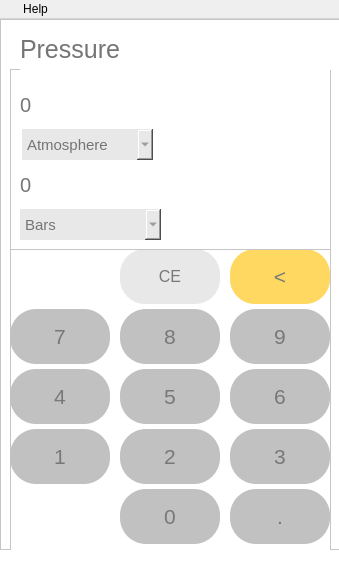
<?xml version="1.0" encoding="UTF-8"?>
<ui version="4.0">
 <class>MainWindow</class>
 <widget class="QMainWindow" name="MainWindow">
  <property name="geometry">
   <rect>
    <x>0</x>
    <y>0</y>
    <width>339</width>
    <height>565</height>
   </rect>
  </property>
  <property name="minimumSize">
   <size>
    <width>339</width>
    <height>565</height>
   </size>
  </property>
  <property name="maximumSize">
   <size>
    <width>339</width>
    <height>565</height>
   </size>
  </property>
  <property name="sizeIncrement">
   <size>
    <width>0</width>
    <height>1</height>
   </size>
  </property>
  <property name="windowTitle">
   <string>Calculator</string>
  </property>
  <property name="windowIcon">
   <iconset>
    <normaloff>../images/logo.png</normaloff>../images/logo.png</iconset>
  </property>
  <property name="toolTipDuration">
   <number>-1</number>
  </property>
  <property name="layoutDirection">
   <enum>Qt::LeftToRight</enum>
  </property>
  <property name="autoFillBackground">
   <bool>false</bool>
  </property>
  <property name="styleSheet">
   <string notr="true"/>
  </property>
  <widget class="QWidget" name="centralwidget">
   <property name="styleSheet">
    <string notr="true">background-color: rgb(255, 255, 255);</string>
   </property>
   <widget class="QFrame" name="frame">
    <property name="geometry">
     <rect>
      <x>0</x>
      <y>0</y>
      <width>341</width>
      <height>531</height>
     </rect>
    </property>
    <property name="styleSheet">
     <string notr="true"/>
    </property>
    <property name="frameShape">
     <enum>QFrame::StyledPanel</enum>
    </property>
    <property name="frameShadow">
     <enum>QFrame::Raised</enum>
    </property>
    <widget class="QFrame" name="frame_buttons">
     <property name="geometry">
      <rect>
       <x>10</x>
       <y>230</y>
       <width>321</width>
       <height>311</height>
      </rect>
     </property>
     <property name="styleSheet">
      <string notr="true"/>
     </property>
     <property name="frameShape">
      <enum>QFrame::StyledPanel</enum>
     </property>
     <property name="frameShadow">
      <enum>QFrame::Raised</enum>
     </property>
     <widget class="QPushButton" name="pr_point">
      <property name="geometry">
       <rect>
        <x>220</x>
        <y>240</y>
        <width>100</width>
        <height>55</height>
       </rect>
      </property>
      <property name="font">
       <font>
        <pointsize>16</pointsize>
       </font>
      </property>
      <property name="styleSheet">
       <string notr="true">color: rgb(120, 120, 120);
background-color: rgb(193, 193, 193);
border-radius: 26px;</string>
      </property>
      <property name="text">
       <string>.</string>
      </property>
     </widget>
     <widget class="QPushButton" name="pr_three">
      <property name="geometry">
       <rect>
        <x>220</x>
        <y>180</y>
        <width>100</width>
        <height>55</height>
       </rect>
      </property>
      <property name="font">
       <font>
        <pointsize>16</pointsize>
       </font>
      </property>
      <property name="styleSheet">
       <string notr="true">color: rgb(120, 120, 120);
background-color: rgb(193, 193, 193);
border-radius: 26px;</string>
      </property>
      <property name="text">
       <string>3</string>
      </property>
     </widget>
     <widget class="QPushButton" name="pr_zero">
      <property name="geometry">
       <rect>
        <x>110</x>
        <y>240</y>
        <width>100</width>
        <height>55</height>
       </rect>
      </property>
      <property name="font">
       <font>
        <pointsize>16</pointsize>
       </font>
      </property>
      <property name="styleSheet">
       <string notr="true">color: rgb(120, 120, 120);
background-color: rgb(193, 193, 193);
border-radius: 26px;</string>
      </property>
      <property name="text">
       <string>0</string>
      </property>
     </widget>
     <widget class="QPushButton" name="pr_two">
      <property name="geometry">
       <rect>
        <x>110</x>
        <y>180</y>
        <width>100</width>
        <height>55</height>
       </rect>
      </property>
      <property name="font">
       <font>
        <pointsize>16</pointsize>
       </font>
      </property>
      <property name="styleSheet">
       <string notr="true">color: rgb(120, 120, 120);
background-color: rgb(193, 193, 193);
border-radius: 26px;</string>
      </property>
      <property name="text">
       <string>2</string>
      </property>
     </widget>
     <widget class="QPushButton" name="pr_eight">
      <property name="geometry">
       <rect>
        <x>110</x>
        <y>60</y>
        <width>100</width>
        <height>55</height>
       </rect>
      </property>
      <property name="font">
       <font>
        <pointsize>16</pointsize>
       </font>
      </property>
      <property name="styleSheet">
       <string notr="true">color: rgb(120, 120, 120);
background-color: rgb(193, 193, 193);
border-radius: 26px;</string>
      </property>
      <property name="text">
       <string>8</string>
      </property>
     </widget>
     <widget class="QPushButton" name="pr_five">
      <property name="geometry">
       <rect>
        <x>110</x>
        <y>120</y>
        <width>100</width>
        <height>55</height>
       </rect>
      </property>
      <property name="font">
       <font>
        <pointsize>16</pointsize>
       </font>
      </property>
      <property name="styleSheet">
       <string notr="true">color: rgb(120, 120, 120);
background-color: rgb(193, 193, 193);
border-radius: 26px;</string>
      </property>
      <property name="text">
       <string>5</string>
      </property>
     </widget>
     <widget class="QPushButton" name="pr_seven">
      <property name="geometry">
       <rect>
        <x>0</x>
        <y>60</y>
        <width>100</width>
        <height>55</height>
       </rect>
      </property>
      <property name="font">
       <font>
        <pointsize>16</pointsize>
       </font>
      </property>
      <property name="styleSheet">
       <string notr="true">color: rgb(120, 120, 120);
background-color: rgb(193, 193, 193);
border-radius: 26px;</string>
      </property>
      <property name="text">
       <string>7</string>
      </property>
     </widget>
     <widget class="QPushButton" name="pr_six">
      <property name="geometry">
       <rect>
        <x>220</x>
        <y>120</y>
        <width>100</width>
        <height>55</height>
       </rect>
      </property>
      <property name="font">
       <font>
        <pointsize>16</pointsize>
       </font>
      </property>
      <property name="styleSheet">
       <string notr="true">color: rgb(120, 120, 120);
background-color: rgb(193, 193, 193);
border-radius: 26px;</string>
      </property>
      <property name="text">
       <string>6</string>
      </property>
     </widget>
     <widget class="QPushButton" name="pr_four">
      <property name="geometry">
       <rect>
        <x>0</x>
        <y>120</y>
        <width>100</width>
        <height>55</height>
       </rect>
      </property>
      <property name="font">
       <font>
        <pointsize>16</pointsize>
       </font>
      </property>
      <property name="styleSheet">
       <string notr="true">color: rgb(120, 120, 120);
background-color: rgb(193, 193, 193);
border-radius: 26px;</string>
      </property>
      <property name="text">
       <string>4</string>
      </property>
     </widget>
     <widget class="QPushButton" name="pr_nine">
      <property name="geometry">
       <rect>
        <x>220</x>
        <y>60</y>
        <width>100</width>
        <height>55</height>
       </rect>
      </property>
      <property name="font">
       <font>
        <pointsize>16</pointsize>
       </font>
      </property>
      <property name="styleSheet">
       <string notr="true">color: rgb(120, 120, 120);
background-color: rgb(193, 193, 193);
border-radius: 26px;</string>
      </property>
      <property name="text">
       <string>9</string>
      </property>
     </widget>
     <widget class="QPushButton" name="pr_one">
      <property name="geometry">
       <rect>
        <x>0</x>
        <y>180</y>
        <width>100</width>
        <height>55</height>
       </rect>
      </property>
      <property name="font">
       <font>
        <pointsize>16</pointsize>
       </font>
      </property>
      <property name="styleSheet">
       <string notr="true">color: rgb(120, 120, 120);
background-color: rgb(193, 193, 193);
border-radius: 26px;</string>
      </property>
      <property name="text">
       <string>1</string>
      </property>
     </widget>
     <widget class="QPushButton" name="pr_ce">
      <property name="geometry">
       <rect>
        <x>110</x>
        <y>0</y>
        <width>100</width>
        <height>55</height>
       </rect>
      </property>
      <property name="font">
       <font>
        <pointsize>12</pointsize>
       </font>
      </property>
      <property name="toolTip">
       <string>Clear</string>
      </property>
      <property name="styleSheet">
       <string notr="true">color: rgb(120, 120, 120);
background-color: rgb(232, 232, 232);
border-radius: 25px;</string>
      </property>
      <property name="text">
       <string>CE</string>
      </property>
     </widget>
     <widget class="QPushButton" name="pr_back">
      <property name="geometry">
       <rect>
        <x>220</x>
        <y>0</y>
        <width>100</width>
        <height>55</height>
       </rect>
      </property>
      <property name="font">
       <font>
        <pointsize>16</pointsize>
       </font>
      </property>
      <property name="toolTip">
       <string>Remove/Back</string>
      </property>
      <property name="styleSheet">
       <string notr="true">color: rgb(120, 120, 120);
border-radius: 25px;
background-color: rgb(255, 216, 97);
</string>
      </property>
      <property name="text">
       <string>&lt;</string>
      </property>
     </widget>
    </widget>
    <widget class="QFrame" name="frame_calculations_display">
     <property name="geometry">
      <rect>
       <x>10</x>
       <y>50</y>
       <width>321</width>
       <height>181</height>
      </rect>
     </property>
     <property name="styleSheet">
      <string notr="true"/>
     </property>
     <property name="frameShape">
      <enum>QFrame::StyledPanel</enum>
     </property>
     <property name="frameShadow">
      <enum>QFrame::Raised</enum>
     </property>
     <widget class="QLabel" name="pr_label_1">
      <property name="geometry">
       <rect>
        <x>10</x>
        <y>20</y>
        <width>141</width>
        <height>31</height>
       </rect>
      </property>
      <property name="font">
       <font>
        <pointsize>15</pointsize>
       </font>
      </property>
      <property name="styleSheet">
       <string notr="true">color: rgb(117, 117, 117);</string>
      </property>
      <property name="text">
       <string>0</string>
      </property>
     </widget>
     <widget class="QLabel" name="pr_label_2">
      <property name="geometry">
       <rect>
        <x>10</x>
        <y>100</y>
        <width>171</width>
        <height>31</height>
       </rect>
      </property>
      <property name="font">
       <font>
        <pointsize>15</pointsize>
       </font>
      </property>
      <property name="styleSheet">
       <string notr="true">color: rgb(117, 117, 117);</string>
      </property>
      <property name="text">
       <string>0</string>
      </property>
     </widget>
     <widget class="QComboBox" name="pr_comboBox_2">
      <property name="geometry">
       <rect>
        <x>10</x>
        <y>140</y>
        <width>141</width>
        <height>31</height>
       </rect>
      </property>
      <property name="font">
       <font>
        <pointsize>11</pointsize>
       </font>
      </property>
      <property name="styleSheet">
       <string notr="true">color: rgb(117, 117, 117);
border-radius: 50px;
background-color: rgb(232, 232, 232);
</string>
      </property>
      <property name="currentIndex">
       <number>1</number>
      </property>
      <item>
       <property name="text">
        <string>Atmosphere</string>
       </property>
      </item>
      <item>
       <property name="text">
        <string>Bars</string>
       </property>
      </item>
      <item>
       <property name="text">
        <string>Kilopascals</string>
       </property>
      </item>
      <item>
       <property name="text">
        <string>Millimeters of mercury</string>
       </property>
      </item>
      <item>
       <property name="text">
        <string>Pascals</string>
       </property>
      </item>
      <item>
       <property name="text">
        <string>Pounds per square inch</string>
       </property>
      </item>
     </widget>
     <widget class="QComboBox" name="pr_comboBox_1">
      <property name="geometry">
       <rect>
        <x>12</x>
        <y>60</y>
        <width>131</width>
        <height>31</height>
       </rect>
      </property>
      <property name="font">
       <font>
        <pointsize>11</pointsize>
       </font>
      </property>
      <property name="styleSheet">
       <string notr="true">color: rgb(117, 117, 117);
border-radius: 50px;
background-color: rgb(232, 232, 232);
</string>
      </property>
      <item>
       <property name="text">
        <string>Atmosphere</string>
       </property>
      </item>
      <item>
       <property name="text">
        <string>Bars</string>
       </property>
      </item>
      <item>
       <property name="text">
        <string>Kilopascals</string>
       </property>
      </item>
      <item>
       <property name="text">
        <string>Millimeters of mercury</string>
       </property>
      </item>
      <item>
       <property name="text">
        <string>Pascals</string>
       </property>
      </item>
      <item>
       <property name="text">
        <string>Pounds per square inch</string>
       </property>
      </item>
     </widget>
    </widget>
    <widget class="QLabel" name="label">
     <property name="geometry">
      <rect>
       <x>20</x>
       <y>10</y>
       <width>311</width>
       <height>41</height>
      </rect>
     </property>
     <property name="font">
      <font>
       <pointsize>19</pointsize>
      </font>
     </property>
     <property name="styleSheet">
      <string notr="true">color: rgb(117, 117, 117);</string>
     </property>
     <property name="text">
      <string>Pressure</string>
     </property>
    </widget>
   </widget>
  </widget>
  <widget class="QMenuBar" name="menuBar">
   <property name="geometry">
    <rect>
     <x>0</x>
     <y>0</y>
     <width>339</width>
     <height>26</height>
    </rect>
   </property>
   <widget class="QMenu" name="menuOption">
    <property name="styleSheet">
     <string notr="true"/>
    </property>
    <property name="title">
     <string/>
    </property>
    <property name="icon">
     <iconset>
      <normaloff>../images/text.png</normaloff>../images/text.png</iconset>
    </property>
    <widget class="QMenu" name="menuCalculator">
     <property name="title">
      <string>Calculator</string>
     </property>
     <property name="icon">
      <iconset>
       <normaloff>../images/calculator(3).png</normaloff>../images/calculator(3).png</iconset>
     </property>
     <addaction name="actionStandard"/>
     <addaction name="actionScientific"/>
     <addaction name="actionProgrammer"/>
     <addaction name="actionDate_Calculation"/>
    </widget>
    <widget class="QMenu" name="menuConverter">
     <property name="title">
      <string>Converter</string>
     </property>
     <property name="icon">
      <iconset>
       <normaloff>../images/recycle.png</normaloff>../images/recycle.png</iconset>
     </property>
     <addaction name="actionCurrency"/>
     <addaction name="actionVolume"/>
     <addaction name="actionLength"/>
     <addaction name="actionWeight_and_Mass"/>
     <addaction name="actionTemperature"/>
     <addaction name="actionEnergy"/>
     <addaction name="actionArea"/>
     <addaction name="actionSpeed"/>
     <addaction name="actionTime"/>
     <addaction name="actionPower"/>
     <addaction name="actionData"/>
     <addaction name="actionPressure"/>
     <addaction name="actionAngle"/>
    </widget>
    <addaction name="menuCalculator"/>
    <addaction name="menuConverter"/>
    <addaction name="separator"/>
    <addaction name="actionExit"/>
   </widget>
   <widget class="QMenu" name="menuHelp">
    <property name="title">
     <string>Help</string>
    </property>
   </widget>
   <addaction name="menuOption"/>
   <addaction name="menuHelp"/>
  </widget>
  <action name="actionDark">
   <property name="text">
    <string>Dark</string>
   </property>
  </action>
  <action name="actionLight">
   <property name="text">
    <string>Light</string>
   </property>
  </action>
  <action name="actionSetting">
   <property name="text">
    <string>Setting</string>
   </property>
  </action>
  <action name="actionExit">
   <property name="icon">
    <iconset>
     <normaloff>../images/logout.png</normaloff>../images/logout.png</iconset>
   </property>
   <property name="text">
    <string>Exit</string>
   </property>
  </action>
  <action name="actionStandard">
   <property name="icon">
    <iconset>
     <normaloff>../images/calculator.png</normaloff>../images/calculator.png</iconset>
   </property>
   <property name="text">
    <string>Standard</string>
   </property>
  </action>
  <action name="actionScientific">
   <property name="icon">
    <iconset>
     <normaloff>../images/microscope.png</normaloff>../images/microscope.png</iconset>
   </property>
   <property name="text">
    <string>Scientific</string>
   </property>
  </action>
  <action name="actionProgrammer">
   <property name="icon">
    <iconset>
     <normaloff>../images/code.png</normaloff>../images/code.png</iconset>
   </property>
   <property name="text">
    <string>Programmer</string>
   </property>
  </action>
  <action name="actionDate_Calculation">
   <property name="icon">
    <iconset>
     <normaloff>../images/calendar.png</normaloff>../images/calendar.png</iconset>
   </property>
   <property name="text">
    <string>Date Calculation</string>
   </property>
  </action>
  <action name="actionCurrency">
   <property name="icon">
    <iconset>
     <normaloff>../images/money.png</normaloff>../images/money.png</iconset>
   </property>
   <property name="text">
    <string>Currency</string>
   </property>
  </action>
  <action name="actionVolume">
   <property name="icon">
    <iconset>
     <normaloff>../images/shapes.png</normaloff>../images/shapes.png</iconset>
   </property>
   <property name="text">
    <string>Volume</string>
   </property>
  </action>
  <action name="actionLength">
   <property name="icon">
    <iconset>
     <normaloff>../images/ruler.png</normaloff>../images/ruler.png</iconset>
   </property>
   <property name="text">
    <string>Length</string>
   </property>
  </action>
  <action name="actionWeight_and_Mass">
   <property name="icon">
    <iconset>
     <normaloff>../images/weighing-scale.png</normaloff>../images/weighing-scale.png</iconset>
   </property>
   <property name="text">
    <string>Weight and Mass</string>
   </property>
  </action>
  <action name="actionTemperature">
   <property name="icon">
    <iconset>
     <normaloff>../images/temperature.png</normaloff>../images/temperature.png</iconset>
   </property>
   <property name="text">
    <string>Temperature</string>
   </property>
  </action>
  <action name="actionEnergy">
   <property name="icon">
    <iconset>
     <normaloff>../images/fire.png</normaloff>../images/fire.png</iconset>
   </property>
   <property name="text">
    <string>Energy</string>
   </property>
  </action>
  <action name="actionArea">
   <property name="icon">
    <iconset>
     <normaloff>../images/area.png</normaloff>../images/area.png</iconset>
   </property>
   <property name="text">
    <string>Area</string>
   </property>
  </action>
  <action name="actionSpeed">
   <property name="icon">
    <iconset>
     <normaloff>../images/fast.png</normaloff>../images/fast.png</iconset>
   </property>
   <property name="text">
    <string>Speed</string>
   </property>
  </action>
  <action name="actionTime">
   <property name="icon">
    <iconset>
     <normaloff>../images/clock.png</normaloff>../images/clock.png</iconset>
   </property>
   <property name="text">
    <string>Time</string>
   </property>
  </action>
  <action name="actionPower">
   <property name="icon">
    <iconset>
     <normaloff>../images/energy.png</normaloff>../images/energy.png</iconset>
   </property>
   <property name="text">
    <string>Power</string>
   </property>
  </action>
  <action name="actionData">
   <property name="icon">
    <iconset>
     <normaloff>../images/statistics.png</normaloff>../images/statistics.png</iconset>
   </property>
   <property name="text">
    <string>Data</string>
   </property>
  </action>
  <action name="actionPressure">
   <property name="icon">
    <iconset>
     <normaloff>../images/indicator.png</normaloff>../images/indicator.png</iconset>
   </property>
   <property name="text">
    <string>Pressure</string>
   </property>
  </action>
  <action name="actionAngle">
   <property name="icon">
    <iconset>
     <normaloff>../images/angle.png</normaloff>../images/angle.png</iconset>
   </property>
   <property name="text">
    <string>Angle</string>
   </property>
  </action>
  <action name="actionHelp">
   <property name="text">
    <string>Help</string>
   </property>
  </action>
  <action name="actionDark_">
   <property name="text">
    <string>Dark</string>
   </property>
  </action>
  <action name="actionLight_">
   <property name="text">
    <string>Light</string>
   </property>
  </action>
 </widget>
 <resources/>
 <connections/>
</ui>
